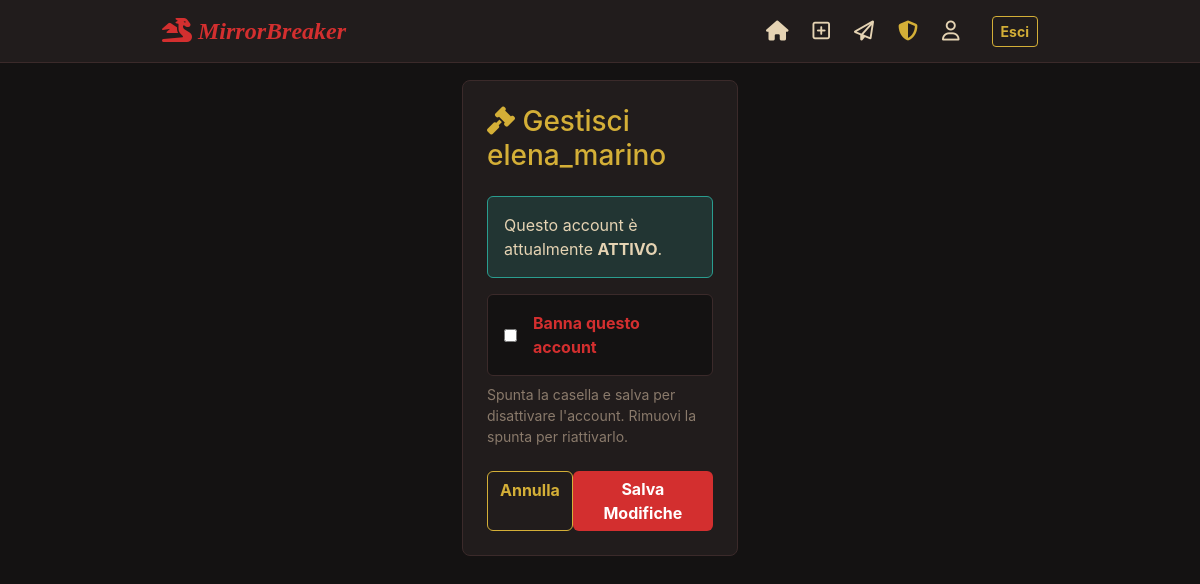
The page /moderatore/ban/elena_marino/ (signed in) on the database as committed earlier.
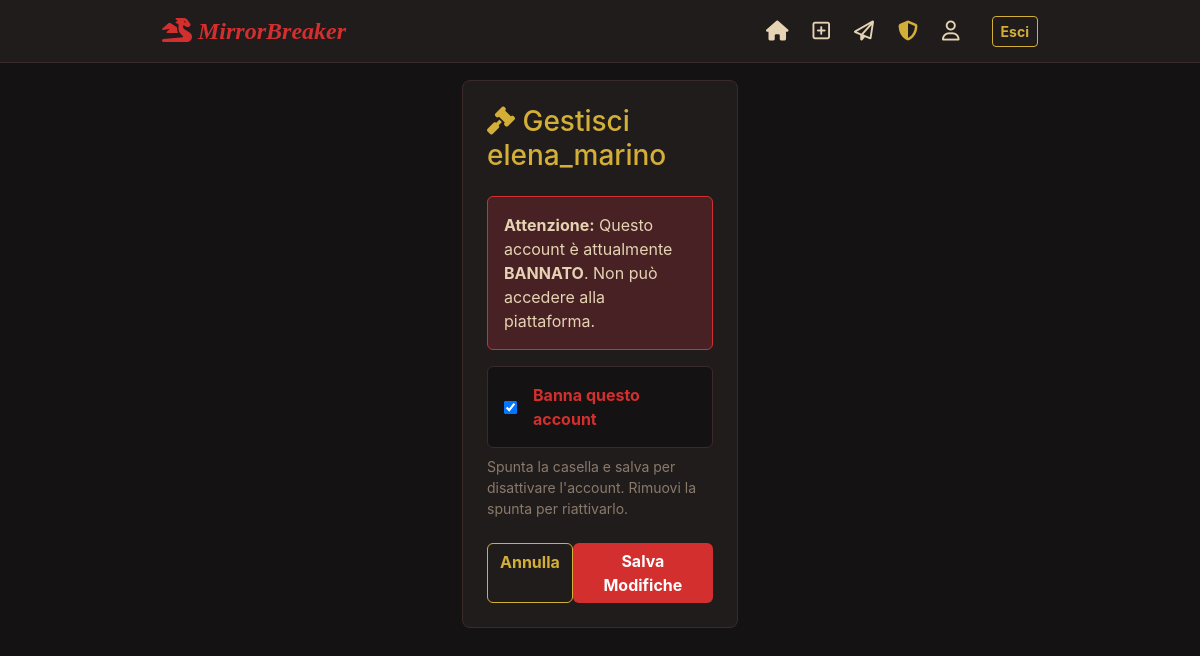
The same page on the database as committed later.
### users/models.py (models this page shows, shortened)
class CustomUser(AbstractUser):
    ROLE_CHOICES = (
        ('standard',  'Utente Standard'),
        ('moderator', 'Moderatore'),
    )
    ruolo = models.CharField(max_length=20, choices=ROLE_CHOICES, default='standard')
    immagine_profilo = models.ImageField(upload_to='avatars/', null=True, blank=True)
    bio              = models.TextField(max_length=500, blank=True)
    link_sito        = models.URLField(max_length=200, blank=True)
    data_nascita     = models.DateField(null=True, blank=True)
    account_privato  = models.BooleanField(default=False)
    is_banned        = models.BooleanField(default=False)   # gestito dal moderatore
    following = models.ManyToManyField(
        'self',
        symmetrical=False,
        related_name='followers',
        blank=True,
    )
    richieste_follow = models.ManyToManyField(
        'self',
        symmetrical=False,
        related_name='richieste_in_arrivo',
        blank=True,
    )
    @property
    def is_moderator(self):
        return self.ruolo == 'moderator'

### users/views.py (the view)
    def wrapper(request, *args, **kwargs):
        if not request.user.is_authenticated or not request.user.is_moderator:
            return HttpResponseForbidden("Accesso riservato ai moderatori.")
        return view_func(request, *args, **kwargs)

### users/forms.py
class ModeratoreBanForm(forms.ModelForm):
    class Meta:
        model  = CustomUser
        fields = ('is_banned',)
        labels = {'is_banned': 'Account bannato'}

### users/views.py (called while the page is built)
def moderatore_required(view_func):
    def wrapper(request, *args, **kwargs):
        if not request.user.is_authenticated or not request.user.is_moderator:
            return HttpResponseForbidden("Accesso riservato ai moderatori.")
        return view_func(request, *args, **kwargs)
    return wrapper

@login_required
@moderatore_required
def ban_utente_view(request, username):
    utente = get_object_or_404(CustomUser, username=username)
    if request.method == 'POST':
        form = ModeratoreBanForm(request.POST, instance=utente)
        if form.is_valid():
            form.save()
            stato = "bannato" if utente.is_banned else "riattivato"
            messages.success(request, f"Account {utente.username} {stato}.")
            return redirect('users:lista_utenti')
    else:
        form = ModeratoreBanForm(instance=utente)
    return render(request, 'users/moderatore/ban_utente.html', {'form': form, 'utente': utente})

### templates/users/moderatore/ban_utente.html (shortened to what this page needs)
{% extends 'base.html' %}
{% block content %}
<div class="row justify-content-center mt-5">
    <div class="col-md-6">
        <div class="post-card p-4">
            <h3 class="mb-4" style="color: var(--kiki-gold);">
                <i class="fa-solid fa-gavel"></i> Gestisci {{ utente.username }}
            </h3>
            {% if utente.is_banned %}
                <div class="alert alert-danger" style="background-color: rgba(230, 57, 70, 0.2); border: 1px solid var(--kiki-red); color: var(--kiki-text-main);">
                    <strong>Attenzione:</strong> Questo account è attualmente <strong>BANNATO</strong>. Non può accedere alla piattaforma.
                </div>
            {% else %}
                <div class="alert alert-success" style="background-color: rgba(42, 157, 143, 0.2); border: 1px solid #2a9d8f; color: var(--kiki-text-main);">
                    Questo account è attualmente <strong>ATTIVO</strong>.
                </div>
            {% endif %}
            <form method="POST">
                <div class="mb-4 mt-3">
                    <label class="form-check-label d-flex align-items-center gap-3 p-3" style="border: 1px solid var(--kiki-border); border-radius: 6px; cursor: pointer; background-color: var(--kiki-bg);">
                        {{ form.is_banned }}
                        <span class="fw-bold" style="color: var(--kiki-red);">Banna questo account</span>
                    </label>
                    <small class="text-muted mt-2 d-block">Spunta la casella e salva per disattivare l'account. Rimuovi la spunta per riattivarlo.</small>
                </div>
                <div class="d-flex justify-content-between mt-4">
                    <a href="{% url 'users:lista_utenti' %}" class="btn btn-kiki-outline">Annulla</a>
                    <button type="submit" class="btn btn-kiki">Salva Modifiche</button>
                </div>
            </form>
        </div>
    </div>
</div>
{% endblock %}

Rows that differ between the two databases and show on the page:
changed CustomUser "elena_marino": is_banned "☐" → "☑"
Other text that changed with them:
text no longer shown: "ATTIVO ."
text now shown: "Attenzione: BANNATO . Non può accedere alla piattaforma."
